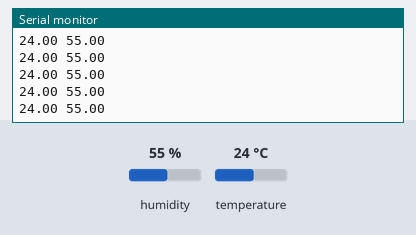
Bench run of a sketch on a simulated Arduino Uno, built with avr-gcc and run on an emulated ATmega328P. Parts: the last lines printed to the serial monitor. Inputs (shaded band) come from the test bench; at power-on: humidity 55 %, temperature 24 °C. No radio packets arrive unless stated.

Above: at 1.2 s.
1.3 s: humidity set to 22 %
At 1.55 s:
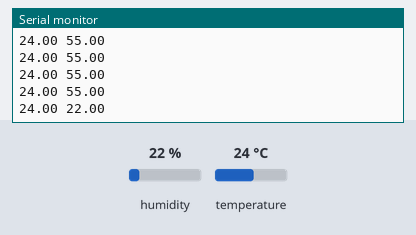
2.8 s: temperature set to 12 °C
At 2.9 s:
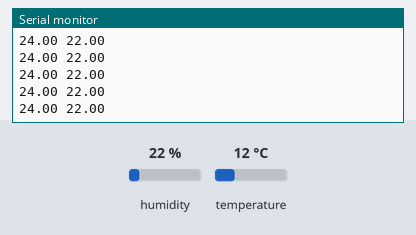
4.3 s: humidity set to 40 %
At 4.48 s:
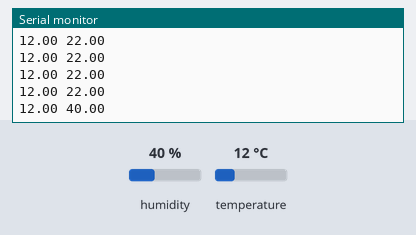
Timing chart, 0 to 7.3 s (numbered marks = the images above; inputs shaded):
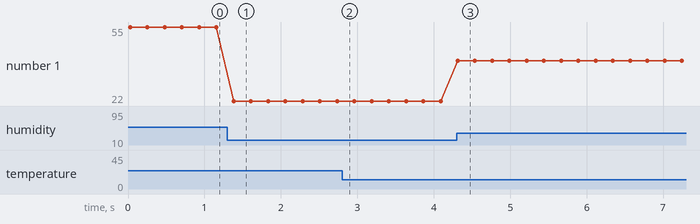

Measured:
- after the input at 1.3 s, the serial monitor: prints a new line after 0.08 s (image 1)
- after the input at 4.3 s, the serial monitor: prints a new line at once (image 3)
- plotted number 1: 55 → 22 after the input at 1.3 s, 22 → 40 after the input at 4.3 s

The sketch:

dht_11_nrf_transmit_MERGE.ino
```cpp
#include <SPI.h>
#include "nRF24L01.h"
#include "RF24.h"
#include "printf.h"
#include <DHT11.h>

int pin=A5;
DHT11 dht11(pin);

struct PacketBase{
  int id;
  float hum;
  float temp;
} packet;

RF24 radio(9,10);
const uint64_t pipe = 0xE8E8F0F0E1LL;

void setup(void){
 Serial.begin(9600);
 radio.begin();
 printf_begin();
 radio.setPALevel(RF24_PA_LOW);
 radio.printDetails();
 radio.openWritingPipe(pipe);
}


int err;
float temp, humi;

void loop(void){

  packet.id = 2;

  if((err=dht11.read(packet.hum, packet.temp))==0){
       Serial.print(packet.temp);
       Serial.print(' ');
       Serial.println(packet.hum);
  }

  radio.write(&packet, sizeof(packet));

  radio.powerDown();
  delay(200);
  radio.powerUp();


}
```

printf.h
```cpp
// (licence header left out)
/**
 * @file printf.h
 *
 * Setup necessary to direct stdout to the Arduino Serial library, which
 * enables 'printf'
 */

#ifndef __PRINTF_H__
#define __PRINTF_H__

#ifdef ARDUINO

int serial_putc( char c, FILE * )
{
  Serial.write( c );

  return c;
}

void printf_begin(void)
{
  fdevopen( &serial_putc, 0 );
}

#else
#error This example is only for use on Arduino.
#endif // ARDUINO

#endif // __PRINTF_H__
```
